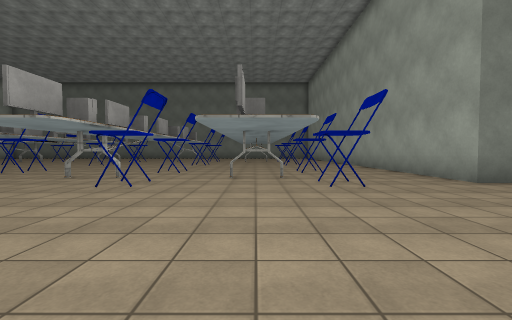
View 1 (above)

17 first-person views from a walk through a 3-D level made in the Unity game engine. The camera is 1.3 m above the floor, tilts 2° down and sees 90° across. The floor is counted in squares, 2 m on a side. Each view is taken from the middle of a square. On the plan, view 1 faces up. The plan holds only what a view shows up to about 9 squares ahead; the rest is blank. The place goes on beyond the plan. Some surface patterns are stand-ins.

View 2
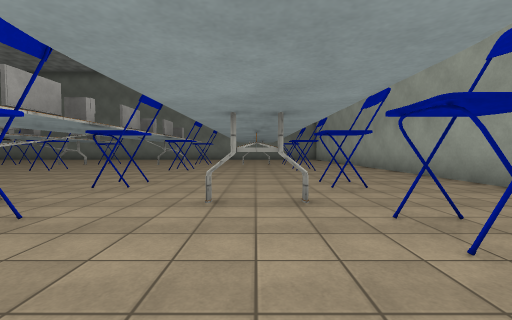

View 3
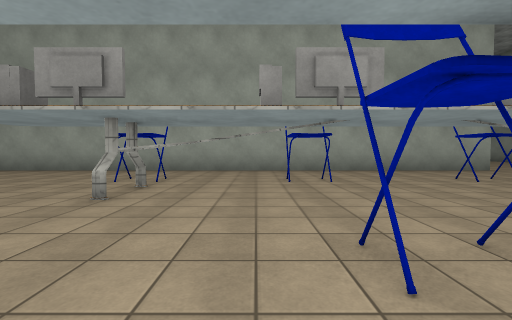

View 4
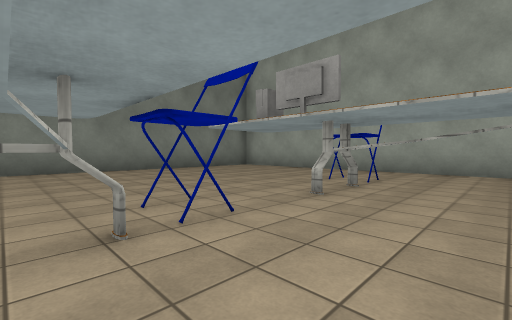

View 5
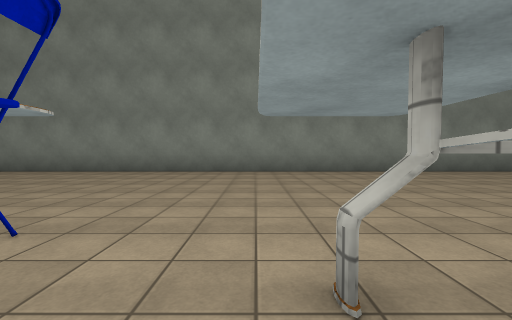

View 6
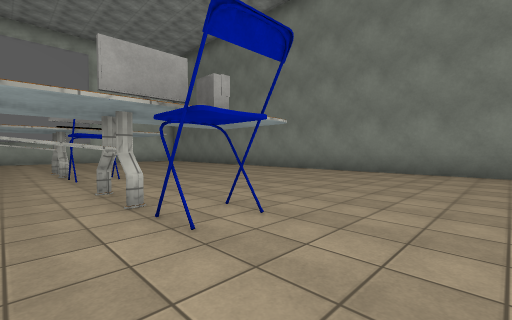

View 7
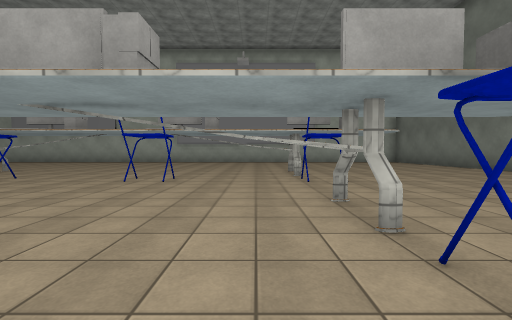

View 8
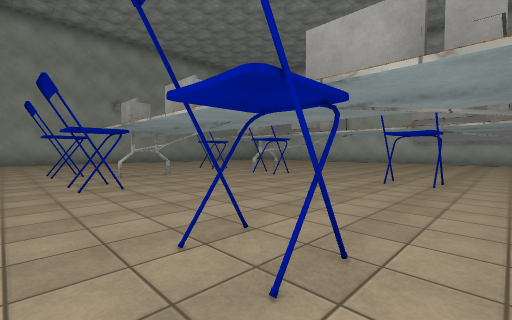

View 9
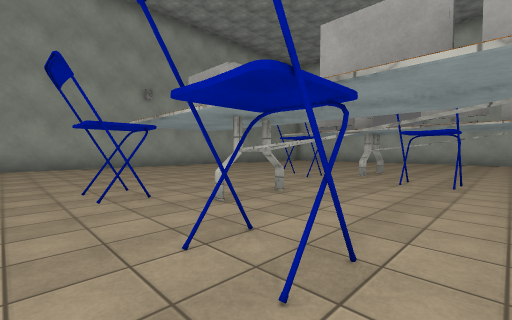

View 10
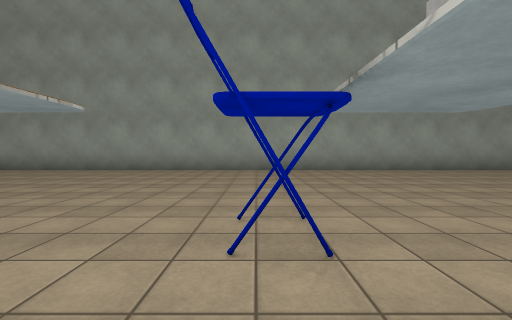

View 11
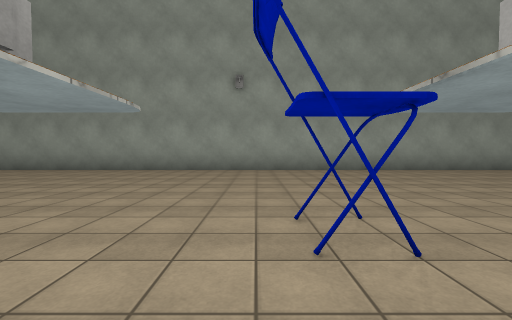

View 12
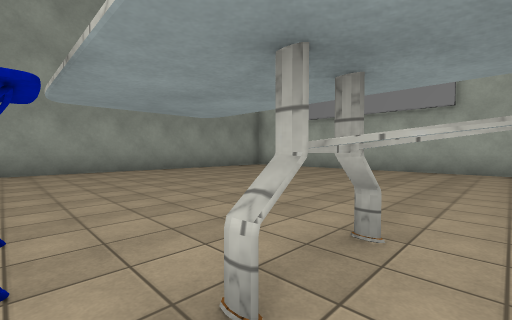

View 13
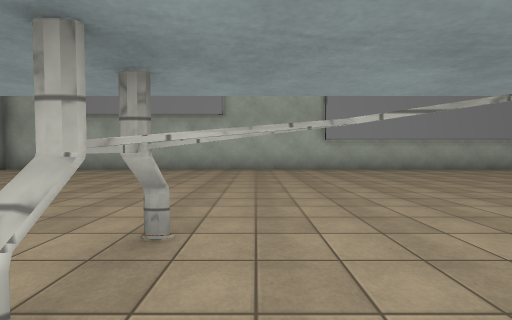

View 14
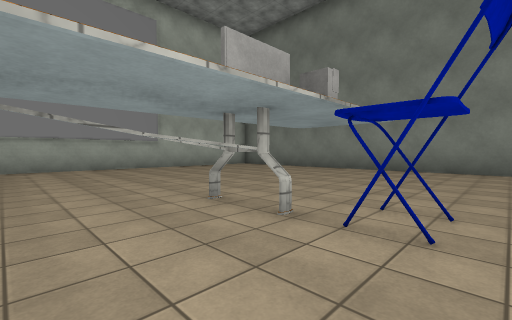

View 15
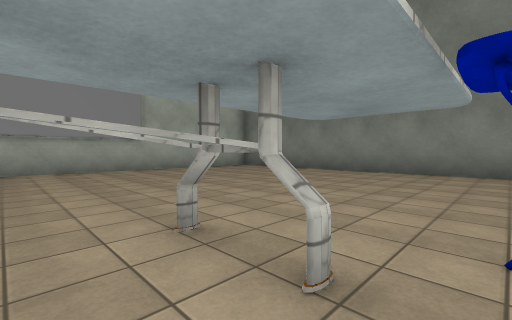

View 16
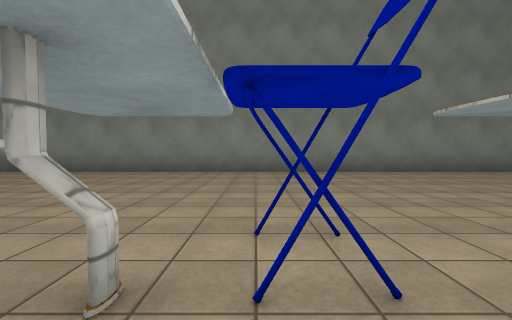

View 17
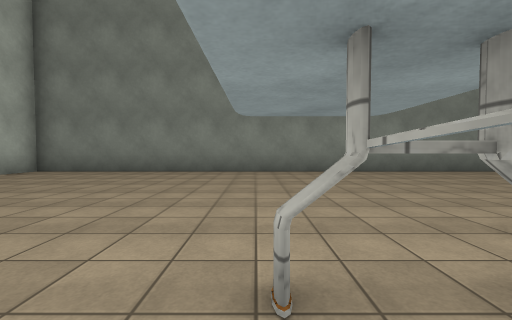

### Floor plan
Points are (right, up) in squares from view 1. A wall is a line through its corners. A room is listed if a view was taken in it or the views show most of it. See-through windows are left out.
Room 1 (views 1, 2, 3, 4, 5, 6, 7, 8, 9, 10, 11, 12, 13, 14, 15, 16, 17)
walls: (-8.7, 8) (-8.7, 7.4) (-9, 6.3) (-8.4, 6.3); (-8.7, 7.5) (-8.4, 6.3); (-8.7, 14) (-8.7, 13.4); (-4, 7.9) (-4, 7.4); (-4, 7.6) (-3.8, 6.7); (-8.4, 15) (-8.7, 13.8); (-9, 15.1) (-8.7, 13.9); (-3.8, 6.2) (-4.2, 6.2); (-13.3, 8) (-13.3, 7.4) (-13.6, 6.3); (-13.3, 7.6) (-12.9, 6.3); (-3.8, 14.5) (-4, 13.7); (-13.3, 14) (-13.3, 13.4); (-13.4, 14.4) (-13.3, 13.9); (-13.5, 14.5) (-13.6, 15); (-13, 15.1) (-13.3, 13.8); (0, 13.4) (0, 14) (0.2, 14.6); (0, 13.8) (-0.1, 14.5); (0.3, 6.4) (0, 7.3) (-0.2, 6.4); (0.4, 6.2) (-0.2, 6.2); (5.2, 5.2) (4.5, 5.2) (4.5, 21.6); (-21, 17.8) (-21, 1.4); (3.2, 22.2) (-21, 22.2) (-21, 20.9); (-21, -0.6) (-21, -1.8) (1.9, -1.8)
objects: other object (-14, 15); other object (-12, 5); other object (-12, 8); other object (-12, 11) to (-12, 12); other object (-12, 15) to (-12, 16); other object (-8, 15); other object (-7, 5); other object (-7, 8); other object (-7, 11) to (-7, 12); other object (-7, 15) to (-7, 16); other object (-3, 5); other object (-3, 8); other object (-3, 12); other object (-3, 15); other object (2, 5); other object (2, 8); other object (2, 11) to (2, 12); other object (2, 16)

Where each view was taken, in squares from view 1:
view 1: 0 up, 0 right, facing up
view 2: 3 up, 0 right, facing up
view 3: 13 up, 4 left, facing right
view 4: 13 up, 4 left, facing up-right
view 5: 14 up, 5 left, facing up
view 6: 14 up, 5 left, facing up-left
view 7: 14 up, 6 left, facing left
view 8: 13 up, 6 left, facing down-left
view 9: 9 up, 6 left, facing down-left
view 10: 7 up, 7 left, facing down
view 11: 7 up, 11 left, facing down
view 12: 7 up, 12 left, facing down-left
view 13: 7 up, 12 left, facing left
view 14: 13 up, 11 left, facing up-left
view 15: 14 up, 12 left, facing up-left
view 16: 14 up, 12 left, facing up
view 17: 14 up, 14 left, facing up
